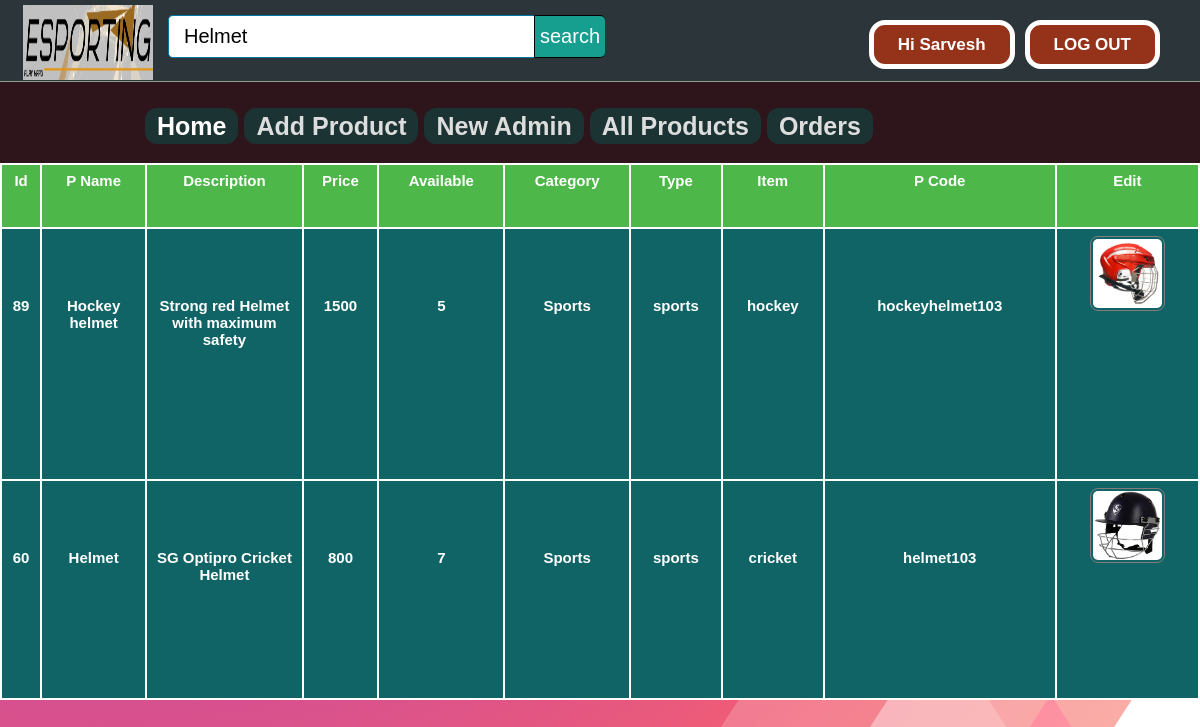
The page /admin/search.php?keywords=Helmet (signed in) on the database its author committed.
### tables this page shows
CREATE TABLE `products` (
  `id` int(11) NOT NULL,
  `pName` varchar(100) NOT NULL,
  `price` int(11) NOT NULL,
  `description` text NOT NULL,
  `available` int(11) NOT NULL,
  `category` varchar(100) NOT NULL,
  `type` varchar(100) NOT NULL,
  `item` varchar(100) NOT NULL,
  `pCode` varchar(20) NOT NULL,
  `picture` text NOT NULL
);

### admin/search.php (the view, shortened to what this page needs)
<?php include ( "../inc/connect.inc.php" ); ?>
<?php
if (!isset($_SESSION['admin_login'])) {
	header("location: login.php");
	$user = "";
}
else {
	$user = $_SESSION['admin_login'];
	$result = mysqli_query($link,"SELECT * FROM admin WHERE id='$user'");
		$get_user_email = mysqli_fetch_assoc($result);
			$uname_db = $get_user_email['firstName'];
}
$search_value = trim($_GET['keywords']);
?>
<!doctype html>
<html>
	<head>
		<link rel="stylesheet" type="text/css" href="../style.css">
	</head>
	<body class="home-welcome-text" style="background-image: url(../image/i17.jpg);">
		<div class="homepageheader">
			<div class="signinButton loginButton">
				<div class="uiloginbutton signinButton loginButton" style="margin-right: 40px;">
					<?php
						if ($user!="") {
							echo '<a style="text-decoration: none;color: #fff;" href="logout.php">LOG OUT</a>';
						}
					 ?>
				</div>
				<div class="uiloginbutton signinButton loginButton">
					<?php
						if ($user!="") {
							echo '<a style="text-decoration: none;color: #fff;" href="login.php">Hi '.$uname_db.'</a>';
						}
						else {
							echo '<a style="text-decoration: none;color: #fff;" href="login.php">LOG IN</a>';
						}
					 ?>
				</div>
			</div>
			<div style="float: left; margin: 5px 0px 0px 23px;">
				<a href="index.php">
					<img style=" height: 75px; width: 130px;" src="../image/logo.png">
				</a>
			</div>
			<div class="">
			<div id="srcheader">
				<form id="newsearch" method="get" action="search.php">
				        <?php
				        	echo '<input type="text" class="srctextinput" name="keywords" size="21" maxlength="120"  placeholder="Search Here..." value="'.$search_value.'"><input type="submit" value="search" class="srcbutton" >';
				         ?>
				</form>
			</div>
		</div>
		</div>
		<div class="categolis">
			<table>
				<tr>
				<th><a href="index.php" style="text-decoration: none;color: #fff;padding: 4px 12px;background-color: #1C3334;border-radius: 12px;">Home</a></th>
					<th><a href="addproduct.php" style="text-decoration: none;color: #ddd;padding: 4px 12px;background-color: #1C3334;border-radius: 12px;">Add Product</a></th>
					<th><a href="newadmin.php" style="text-decoration: none;color: #ddd;padding: 4px 12px;background-color: #1C3334;border-radius: 12px;">New Admin</a></th>
					<th><a href="allproducts.php" style="text-decoration: none;color: #ddd;padding: 4px 12px;background-color: #1C3334;border-radius: 12px;">All Products</a></th>
					<th><a href="orders.php" style="text-decoration: none;color: #ddd;padding: 4px 12px;background-color: #1C3334;border-radius: 12px;">Orders</a></th>
				</tr>
			</table>
		</div>
		<div>
			<table class="rightsidemenu">
				<tr style="font-weight: bold;" colspan="10" bgcolor="#4DB849">
					<th>Id</th>
					<th>P Name</th>
					<th>Description</th>
					<th>Price</th>
					<th>Available</th>
					<th>Category</th>
					<th>Type</th>
					<th>Item</th>
					<th>P Code</th>
					<th>Edit</th>
				</tr>
				<tr>
					<?php include ( "../inc/connect.inc.php");
					$search_value = trim($_GET['keywords']);
					$query = "SELECT * FROM products WHERE pName like '%$search_value%'  ORDER BY id DESC";
					$run = mysqli_query($link,$query);
					if ( $total = mysqli_num_rows($run)) {
					while ($row=mysqli_fetch_assoc($run)) {
						$id = $row['id'];
						$pName = substr($row['pName'], 0,50);
						$descri = $row['description'];
						$price = $row['price'];
						$available = $row['available'];
						$category = $row['category'];
						$type = $row['type'];
						$item = $row['item'];
						$pCode = $row['pCode'];
						$picture = $row['picture'];
					 ?>
					<th><?php echo $id; ?></th>
					<th><?php echo $pName; ?></th>
					<th><?php echo $descri; ?></th>
					<th><?php echo $price; ?></th>
					<th><?php echo $available; ?></th>
					<th><?php echo $category; ?></th>
					<th><?php echo $type; ?></th>
					<th><?php echo $item; ?></th>
					<th><?php echo $pCode; ?></th>
					<th><?php echo '<div class="home-prodlist-img"><a href="editproduct.php?epid='.$id.'">
									<img src="../image/product/'.$item.'/'.$picture.'" class="home-prodlist-imgi" style="height: 75px; width: 75px;">
									</a>
								</div>' ?></th>
				</tr>
				<?php }
					}
				 ?>
			</table>
		</div>
	</body>
</html>

### style.css (style rules this page uses)
html, body, div, span, applet, object, iframe, h1, h2, h3, h4, h5, h6, p, blockquote, pre, a, abbr, acronym, address, big, cite, code, del, dfn, em, img, ins, kbd, q, s, samp, small, strike, strong, sub, sup, tt, var, b, u, i, center, dl, dt, dd, ol, ul, li, fieldset, form, label, legend, table, caption, tbody, tfoot, thead, tr, th, td, article, aside, canvas, details, embed, figure, figcaption, footer, header, hgroup, menu, nav, output, ruby, section, summary, time, mark, audio, video { margin: 0; padding: 0; border: 0; font: inherit; vertical-align: baseline; box-sizing: border-box; }
body { line-height: normal; }
table { border-collapse: collapse; border-spacing: 0; }
* { margin: 0px; padding: 0px; }
body, button, input, label, select, td, textarea { font-family: Arial, Helvetica, tahoma,verdana,arial,sans-serif; font-size: 12px; }
body { width: 100%; position: relative; background-color: #8E8268; min-width: 1080px; }
::placeholder { color: #000000; }
.homepageheader { position: fixed; height: 82px; width: 100%; min-width: 980px; border-bottom: 1px solid #8E9D8E; margin: 0px; background-position-x: initial; background-position-y: initial; background-size: initial; background-repeat: initial; background-attachment: initial; background-origin: initial; background-clip: initial; background-color: #2C3539; }
.loginButton .signinButton { color: #FFFFFF; background: #94321a; border: 5px solid #FFFFFF; cursor: pointer; display: inline-block; font-weight: bold; line-height: 15px; padding: 12px 24px; border-radius: 16px; text-align: center; text-decoration: none; float: right; margin: 20px 0px 0px 10px; font-size: 17px; }
#newsearch { float:left; padding:15px; }
.srctextinput { margin: 0px; padding: 9px 15px; font-family: Arial, Helvetica, sans-serif; font-size:20px; border:1px solid #0076a3; border-right:0px; border-top-left-radius: 5px 5px; border-bottom-left-radius: 5px 5px; width: 335px; }
.srcbutton { margin: 0; padding: 9px 5px; font-family: Arial, Helvetica, sans-serif; font-size:20px; outline: none; cursor: pointer; text-align: center; text-decoration: none; color: #ffffff; border: solid 1px #000000; border-right:0px; background: #169E8F; border-top-right-radius: 5px 5px; border-bottom-right-radius: 5px 5px; }
.home-welcome-text { height: 800px; }
.home-prodlist-imgi { height: 350px; width: 300px; padding: 2px; border: 1px solid #847b7b; border-radius: 8px; }
.categolis { line-height: 1.3; font-weight: bold; color: #fff; padding: 110px 20px 20px 145px; background-color: #2E151B; text-align: center; font-size: 25px; }
.categolis table tbody tr th { padding: 0px 6px 0px 0px; }
.rightsidemenu { float: right; text-align: center; width: 100%; margin: 0px; background-color: #116466; font-size: 15px; color: #fff; font-weight: bold; height: 537px; overflow: auto; }
.rightsidemenu th { margin-top: 5px; border: 2px solid; padding: 7px 2px; width: 10px; }

### rows shown on the page
products: id "89", pName "Hockey helmet", description "Strong red Helmet with maximum safety", price "1500", available "5", category "Sports", type "sports", item "hockey", pCode "hockeyhelmet103", item+picture (picture)
products: id "60", pName "Helmet", description "SG Optipro Cricket Helmet", price "800", available "7", category "Sports", type "sports", item "cricket", pCode "helmet103", item+picture (picture)

### other values the page prints
$uname_db "Sarvesh"
